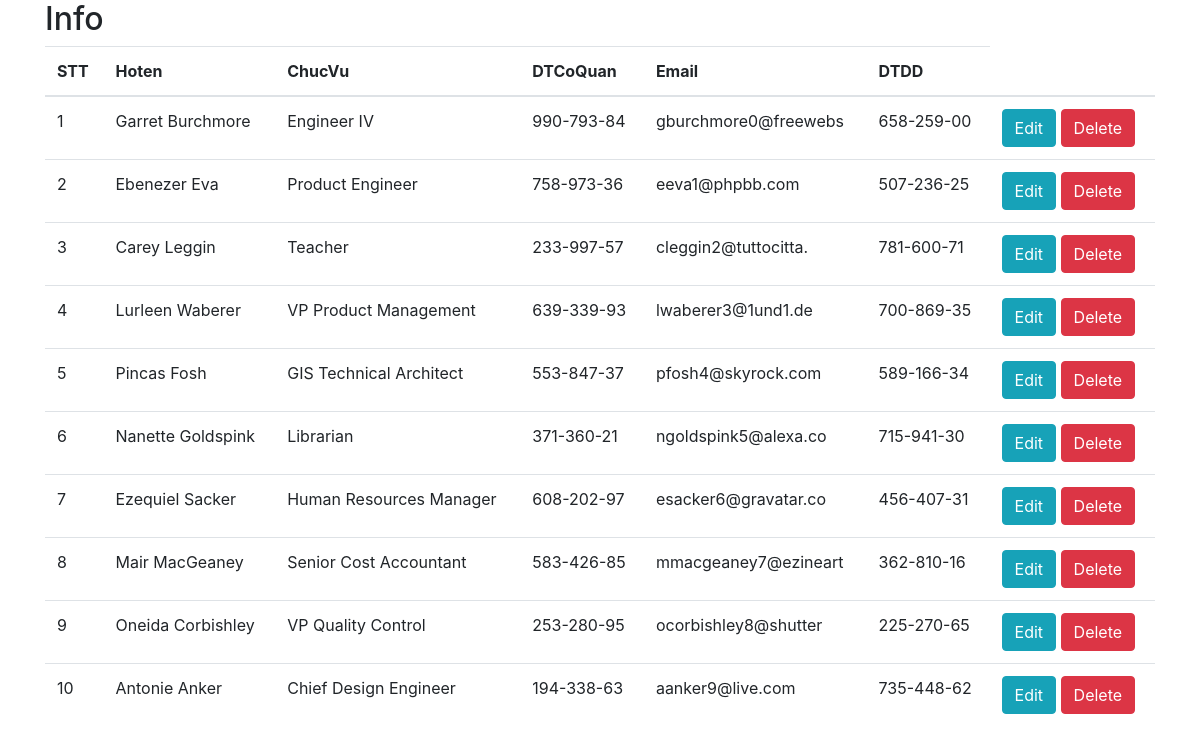
/admin.php (signed in), run on the app's committed database.
### tables this page shows
CREATE TABLE `danhba` (
  `STT` int(11) NOT NULL,
  `Hoten` varchar(50) DEFAULT NULL,
  `ChucVu` varchar(50) DEFAULT NULL,
  `DTCoQuan` varchar(10) DEFAULT NULL,
  `Email` varchar(20) DEFAULT NULL,
  `DTDD` varchar(10) DEFAULT NULL
);

### admin.php (the view, shortened to what this page needs)
<?php
 include ("db.php");
 $query = "SELECT * FROM danhba";
 $result = mysqli_query($con,$query);
?>
<!doctype html>
<html lang="en">
  <head>
    <link rel="stylesheet" href="https://stackpath.bootstrapcdn.com/bootstrap/4.3.1/css/bootstrap.min.css">
  </head>
  <body>
      <div class="container">
          <h2>Info</h2>
      <table class="table">
          <head>
              <tr>
                  <th>STT</th>
                  <th>Hoten</th>
                  <th>ChucVu</th>
                  <th>DTCoQuan</th>
                  <th>Email</th>
                  <th>DTDD</th>
              </tr>
          </head>
          <tbody>
              <?php
                  if($result->num_rows>0){
                      while($row = $result->fetch_assoc()){
              ?>
                        <tr>
                            <td><?php echo $row['STT']; ?></td>
                            <td><?php echo $row['Hoten']; ?></td>
                            <td><?php echo $row['ChucVu']; ?></td>
                            <td><?php echo $row['DTCoQuan']; ?></td>
                            <td><?php echo $row['Email']; ?></td>
                            <td><?php echo $row['DTDD']; ?></td>
                            <td><a class="btn btn-info" href="update.php?id=<?php echo $row['STT']; ?>">
                            Edit</a>&nbsp;<a class="btn btn-danger" href="delete.php?id=<?php echo $row['STT']; ?>">
                            Delete</a></td>
                        </tr>
                        <?php  }
                  }
                  ?>
          </tbody>
      </table>
      </div>
  </body>
</html>

### data on the page
danhba: STT "1", Hoten "Garret Burchmore", ChucVu "Engineer IV", DTCoQuan "990-793-84", Email "gburchmore0@freewebs", DTDD "658-259-00"
danhba: STT "2", Hoten "Ebenezer Eva", ChucVu "Product Engineer", DTCoQuan "758-973-36", Email "eeva1@phpbb.com", DTDD "507-236-25"
danhba: STT "3", Hoten "Carey Leggin", ChucVu "Teacher", DTCoQuan "233-997-57", Email "cleggin2@tuttocitta.", DTDD "781-600-71"
danhba: STT "4", Hoten "Lurleen Waberer", ChucVu "VP Product Management", DTCoQuan "639-339-93", Email "lwaberer3@1und1.de", DTDD "700-869-35"
danhba: STT "5", Hoten "Pincas Fosh", ChucVu "GIS Technical Architect", DTCoQuan "553-847-37", Email "pfosh4@skyrock.com", DTDD "589-166-34"
danhba: STT "6", Hoten "Nanette Goldspink", ChucVu "Librarian", DTCoQuan "371-360-21", Email "ngoldspink5@alexa.co", DTDD "715-941-30"
danhba: STT "7", Hoten "Ezequiel Sacker", ChucVu "Human Resources Manager", DTCoQuan "608-202-97", Email "esacker6@gravatar.co", DTDD "456-407-31"
danhba: STT "8", Hoten "Mair MacGeaney", ChucVu "Senior Cost Accountant", DTCoQuan "583-426-85", Email "mmacgeaney7@ezineart", DTDD "362-810-16"
danhba: STT "9", Hoten "Oneida Corbishley", ChucVu "VP Quality Control", DTCoQuan "253-280-95", Email "ocorbishley8@shutter", DTDD "225-270-65"
danhba: STT "10", Hoten "Antonie Anker", ChucVu "Chief Design Engineer", DTCoQuan "194-338-63", Email "aanker9@live.com", DTDD "735-448-62"
